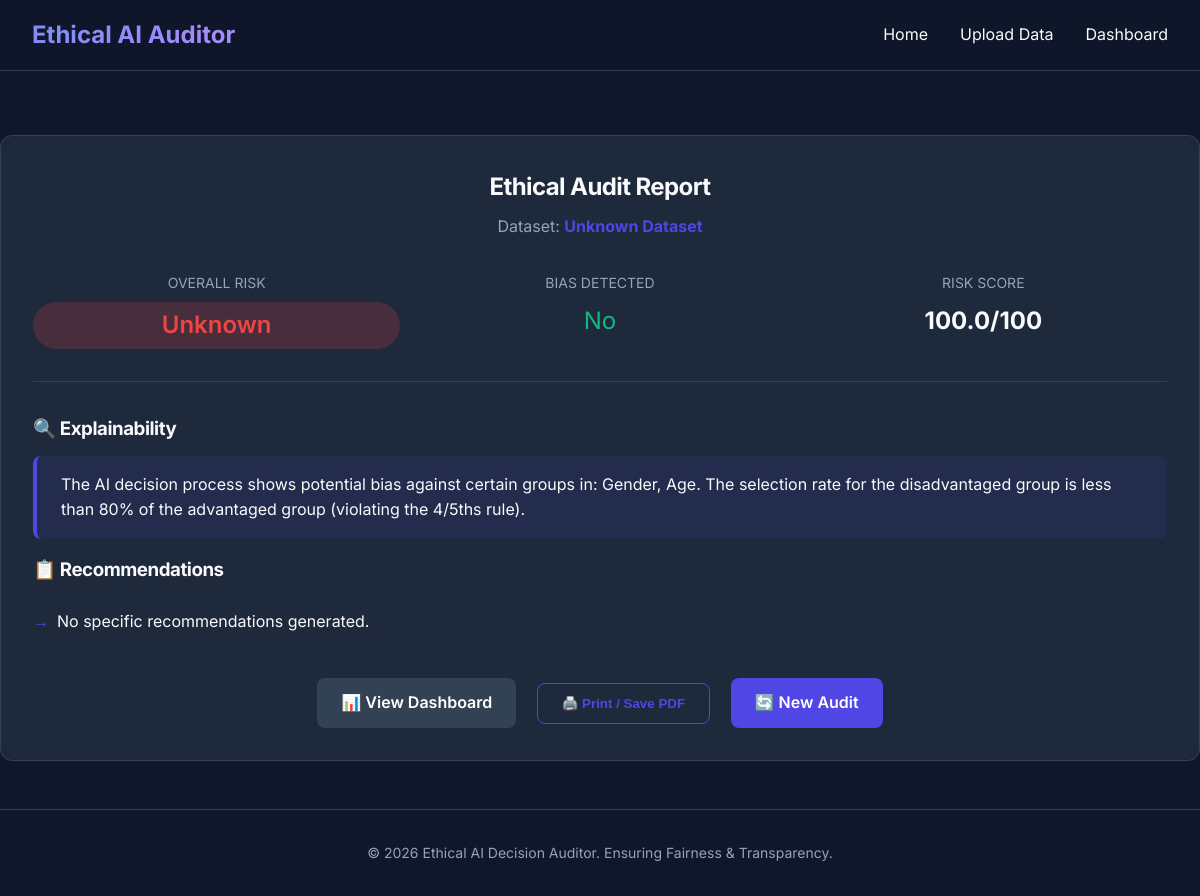
Page /results?audit_id=1 on the committed database.
### tables this page shows
CREATE TABLE audit_results (
            id INTEGER PRIMARY KEY AUTOINCREMENT,
            bias_score REAL,
            ethical_risk REAL,
            explanation TEXT,
            recommendation TEXT,
            audit_date TIMESTAMP DEFAULT CURRENT_TIMESTAMP
        );

### app.py (the view)
@app.route('/results')
def results():
    audit_id            = request.args.get('audit_id', type=int)
    dataset_name        = 'Unknown Dataset'
    risk_level          = 'Unknown'
    risk_score          = 0
    bias_detected       = False
    explanation         = 'No explanation available.'
    recommendations     = []
    business_impact     = []
    bias_explanations   = []
    detected_attributes = []
    context             = 'general'
    if audit_id:
        try:
            conn = get_db_connection()
            row = conn.execute('SELECT * FROM audit_results WHERE id = ?', (audit_id,)).fetchone()
            conn.close()
            if row:
                risk_score  = row['ethical_risk']
                explanation = row['explanation']
                extra = json.loads(row['recommendation'])
                recommendations     = extra.get('recommendations', [])
                business_impact     = extra.get('business_impact', [])
                bias_explanations   = extra.get('bias_explanations', [])
                detected_attributes = extra.get('detected_attributes', [])
                risk_level          = extra.get('risk_level', 'Unknown')
                bias_detected       = extra.get('bias_detected', False)
                dataset_name        = extra.get('dataset_name', 'Uploaded Dataset')
                context             = extra.get('context', 'general')
                logger.info("Results loaded. audit_id=%s risk=%s", audit_id, risk_level)
        except json.JSONDecodeError:
            logger.warning("Could not decode JSON for results audit_id=%s", audit_id)
        except Exception as e:
            logger.exception("Error loading results for audit_id=%s", audit_id)
    return render_template('results.html',
                           audit_id=audit_id,
                           dataset_name=dataset_name,
                           risk_level=risk_level,
                           bias_detected=bias_detected,
                           risk_score=risk_score,
                           explanation=explanation,
                           recommendations=recommendations,
                           business_impact=business_impact,
                           bias_explanations=bias_explanations,
                           detected_attributes=detected_attributes,
                           context=context)

### app.py (called while the page is built)
def get_db_connection():
    conn = sqlite3.connect(DB_PATH)
    conn.row_factory = sqlite3.Row
    return conn

### templates/results.html (shortened to what this page needs)
{% extends "base.html" %}
{% block content %}
<div class="results-container mt-4">
    <div class="card results-card p-5">
        <div class="results-header text-center">
            <h2 class="mb-2">Ethical Audit Report</h2>
            <p>Dataset: <strong class="highlight-text">{{ dataset_name | default('Uploaded Dataset') }}</strong></p>
        </div>
        <div class="results-summary mt-5">
            <div class="summary-item">
                <span class="label">Overall Risk</span>
                <span class="value badge {% if risk_level == 'Low Risk' %}badge-success{% elif risk_level == 'Medium Risk' %}badge-warning{% else %}badge-danger{% endif %}">
                    {{ risk_level | default('Unknown') }}
                </span>
            </div>
            <div class="summary-item">
                <span class="label">Bias Detected</span>
                <span class="value {% if bias_detected %}metric-bad{% else %}metric-good{% endif %}">
                    {{ 'Yes' if bias_detected else 'No' }}
                </span>
            </div>
            <div class="summary-item">
                <span class="label">Risk Score</span>
                <span class="value font-weight-bold">{{ risk_score | default('0') }}/100</span>
            </div>
        </div>
        <div class="content-section mt-5">
            <h3>🔍 Explainability</h3>
            <div class="alert alert-info">
                {{ explanation | default('No explanation available.') }}
            </div>
        </div>
        <div class="content-section mt-4">
            <h3>📋 Recommendations</h3>
            <ul class="styled-list">
                {% if recommendations %}
                    {% for rec in recommendations %}
                    <li>{{ rec | replace('**', '') }}</li>
                    {% endfor %}
                {% else %}
                    <li>No specific recommendations generated.</li>
                {% endif %}
            </ul>
        </div>
        <div class="mt-5 text-center">
            {% if audit_id is defined %}
            <a href="{{ url_for('dashboard', audit_id=audit_id) }}" class="btn btn-secondary">📊 View Dashboard</a>
            {% endif %}
            <button class="btn btn-outline ml-3" onclick="window.print()">🖨️ Print / Save PDF</button>
            <a href="/upload" class="btn btn-primary ml-3">🔄 New Audit</a>
        </div>
    </div>
</div>
{% endblock %}

### templates/base.html (shortened to what this page needs)
<!DOCTYPE html>
<html lang="en">
<head>
    <link rel="stylesheet" href="{{ url_for('static', filename='css/style.css') }}">
</head>
<body>
    <nav class="navbar">
        <div class="container">
            <a href="/" class="brand">Ethical AI Auditor</a>
            <ul class="nav-links">
                <li><a href="/">Home</a></li>
                <li><a href="/upload">Upload Data</a></li>
                <li><a href="/dashboard">Dashboard</a></li>
            </ul>
        </div>
    </nav>
    <main class="container content">
        {% block content %}{% endblock %}
    </main>
    <footer>
        <div class="container text-center">
            <p>&copy; 2026 Ethical AI Decision Auditor. Ensuring Fairness &amp; Transparency.</p>
        </div>
    </footer>
</body>
</html>

### static/css/style.css (style rules this page uses)
:root { --primary: #4f46e5; --primary-hover: #4338ca; --secondary: #10b981; --secondary-hover: #059669; --bg-color: #0f172a; --surface: #1e293b; --surface-hover: #334155; --text: #f8fafc; --text-muted: #94a3b8; --danger: #ef4444; --warning: #f59e0b; --success: #10b981; --border: #334155; --font-family: 'Inter', sans-serif; --transition: all 0.3s ease; }
* { box-sizing: border-box; margin: 0; padding: 0; }
body { font-family: var(--font-family); background-color: var(--bg-color); color: var(--text); line-height: 1.6; display: flex; flex-direction: column; min-height: 100vh; }
h1, h2, h3 { font-weight: 700; margin-bottom: 0.5rem; letter-spacing: -0.025em; }
p { color: var(--text-muted); }
a { text-decoration: none; color: inherit; transition: var(--transition); }
.container { max-width: 1200px; margin: 0 auto; padding: 0 2rem; }
.text-center { text-align: center; }
.mt-4 { margin-top: 1.5rem; }
.mt-5 { margin-top: 2rem; }
.mb-2 { margin-bottom: 0.5rem; }
.p-5 { padding: 3rem; }
.ml-3 { margin-left: 1rem; }
.font-weight-bold { font-weight: bold; }
.navbar { background-color: rgba(15, 23, 42, 0.8); backdrop-filter: blur(12px); border-bottom: 1px solid var(--border); position: sticky; top: 0; z-index: 100; }
.navbar .container { display: flex; justify-content: space-between; align-items: center; height: 70px; }
.brand { font-size: 1.5rem; font-weight: 700; background: linear-gradient(to right, #818cf8, #a78bfa); -webkit-background-clip: text; background-clip: text; -webkit-text-fill-color: transparent; }
.nav-links { list-style: none; display: flex; gap: 2rem; }
main.content { flex: 1; padding: 3rem 0; }
.btn { display: inline-block; padding: 0.75rem 1.5rem; border-radius: 8px; font-weight: 600; cursor: pointer; border: none; outline: none; transition: var(--transition); }
.btn-primary { background-color: var(--primary); color: white; }
.btn-secondary { background-color: var(--surface-hover); color: white; }
.btn-outline { background-color: transparent; border: 1px solid var(--primary); color: var(--primary); }
.card { background-color: var(--surface); border: 1px solid var(--border); border-radius: 12px; padding: 2rem; transition: var(--transition); }
.results-summary { display: grid; grid-template-columns: repeat(3, 1fr); gap: 1rem; text-align: center; border-bottom: 1px solid var(--border); padding-bottom: 2rem; }
.summary-item { display: flex; flex-direction: column; gap: 0.5rem; }
.summary-item .label { color: var(--text-muted); font-size: 0.875rem; text-transform: uppercase; }
.summary-item .value { font-size: 1.5rem; }
.highlight-text { color: var(--primary); }
.badge { display: inline-block; padding: 0.25rem 0.75rem; border-radius: 9999px; font-size: 0.875rem; font-weight: 600; }
.badge-danger { background-color: rgba(239, 68, 68, 0.2); color: var(--danger); }
.alert { padding: 1rem 1.5rem; border-radius: 8px; margin-bottom: 1rem; }
.alert-info { background-color: rgba(79, 70, 229, 0.1); border-left: 4px solid var(--primary); }
.styled-list { list-style: none; text-align: left; }
.styled-list li { padding: 0.75rem 0; border-bottom: 1px solid var(--border); position: relative; padding-left: 1.5rem; }
.styled-list li::before { content: '→'; position: absolute; left: 0; color: var(--primary); font-weight: bold; }
.styled-list li:last-child { border-bottom: none; }
footer { padding: 2rem 0; text-align: center; border-top: 1px solid var(--border); color: var(--text-muted); font-size: 0.875rem; }
.metric-good { color: var(--success); }
.content-section h3 { margin-bottom: 0.75rem; }
.mt-4 { margin-top: 1rem; }

### rows in the picture
audit_results: ethical_risk "100.0", explanation "The AI decision process shows potential bias against certain groups in: Gender, Age. The selection rate for the disadvantaged group is less than 80% of the advantaged group (violating the 4/5ths rule)."

### other values in the picture
{{ dataset_name | default('Uploaded Dataset') }} "Unknown Dataset"
{{ risk_level | default('Unknown') }} "Unknown"
{{ 'Yes' if bias_detected else 'No' }} "No"
